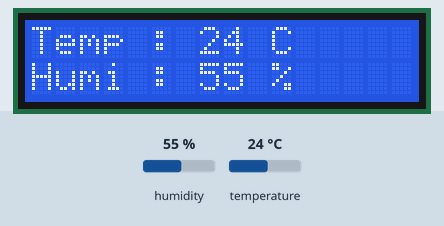
This sketch was run on a simulated Arduino Uno, built with avr-gcc and run on an emulated ATmega328P. On the bench: 16×2 character LCD. The test bench sets the inputs (shaded band); at power-on: humidity 55 %, temperature 24 °C.

Above: at 2.6 s.
2.7 s: humidity set to 22 %
At 5.2 s:
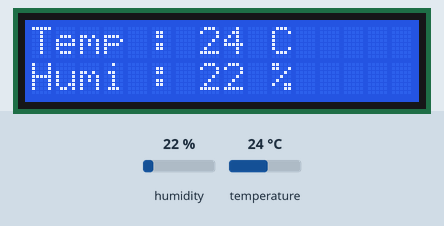
5.7 s: temperature set to 12 °C
At 6.6 s:
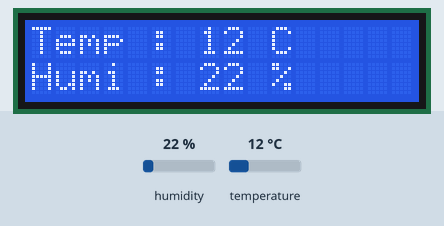
8.7 s: humidity set to 40 %
At 10.6 s:
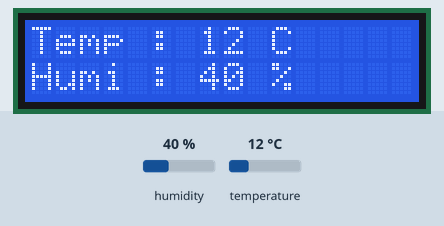
11.7 s: temperature set to 19 °C
At 13.2 s:
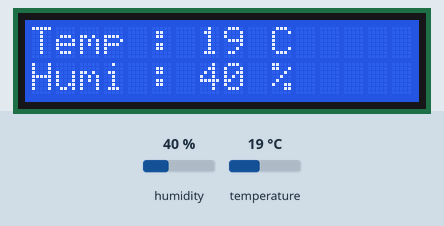
Timing chart, 0 to 14.7 s (numbered marks = the images above; inputs shaded):
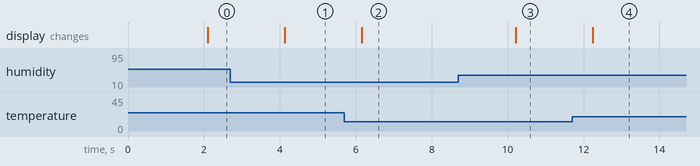

Measured:
- after the input at 2.7 s, the display: changes after 1.4 s (image 1)
- after the input at 5.7 s, the display: changes after 0.45 s (image 2)
- after the input at 8.7 s, the display: changes after 1.5 s (image 3)
- after the input at 11.7 s, the display: changes after 0.54 s (image 4)

The sketch:

Temp-Humi.ino
```cpp
/*
 * Temp & Humidity Status with LCD, DHT11 Sensor
 * Made by Darkhost (darkhost225@gmail.com)
 * Required Library : DHT, LiquidCrystal
 * Last Update : 2018.06.22
 * DHT11 - 8
 * LCD - 3, 4, 10, 11, 12, 13
 * Serial Speed 9600
 */

#include <DHT.h>
#include <LiquidCrystal.h>

// Module Setting
DHT dht(8, DHT11);
LiquidCrystal lcd(3, 4, 10, 11, 12, 13);

void setup() {
  Serial.begin(9600);
  lcd.begin(16, 2);
  lcd.clear();
  lcd.setCursor(0, 0);
  lcd.print("Now Loading...");
}

void loop() {
  delay(2000);
  int err;
  int temp, humi;
  temp = dht.readTemperature();
  humi = dht.readHumidity();

  if(isnan(humi) || isnan(temp)) {
    lcd.clear();
    Serial.println("ERROR");
    lcd.print("Error");
    return;
  }

  lcd.clear();
  lcd.setCursor(0, 0);
  lcd.print("Temp : ");
  lcd.print(temp);
  lcd.print(" C");
  lcd.setCursor(0, 1);
  lcd.print("Humi : ");
  lcd.print(humi);
  lcd.print(" %");
}
```
